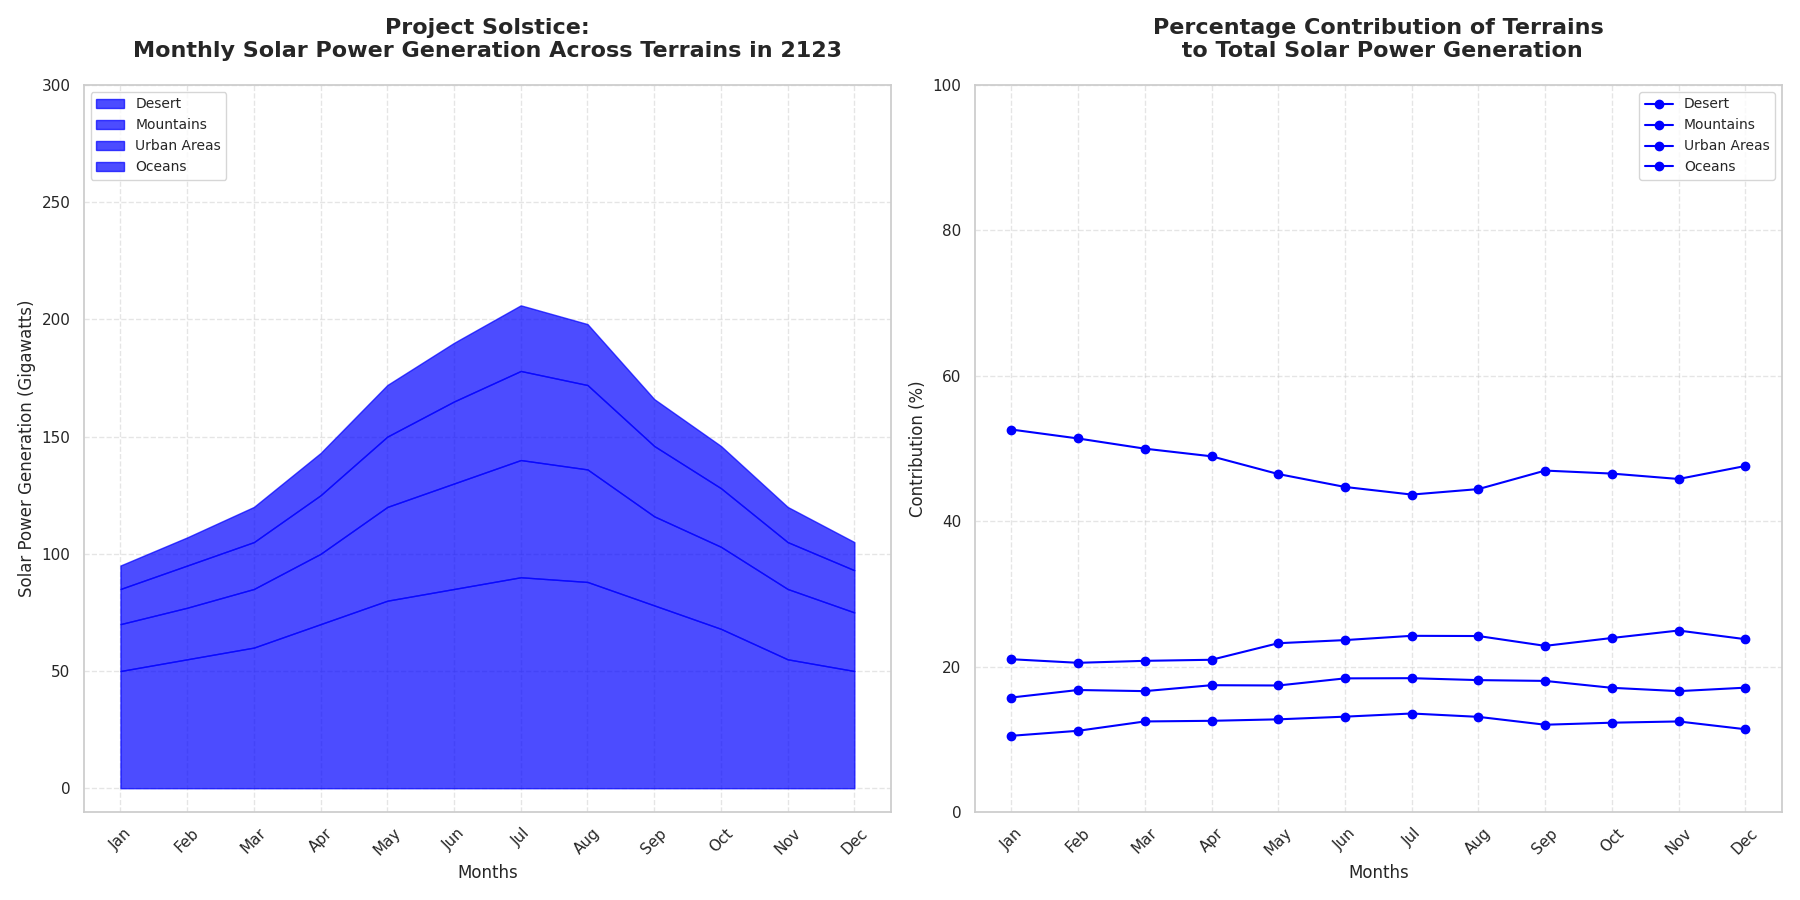

This chart was generated by the following Python code:
import matplotlib.pyplot as plt
import numpy as np

# Define months and solar power generation data for each terrain
months = np.array(["Jan", "Feb", "Mar", "Apr", "May", "Jun", "Jul", "Aug", "Sep", "Oct", "Nov", "Dec"])
desert_generation = np.array([50, 55, 60, 70, 80, 85, 90, 88, 78, 68, 55, 50])
mountains_generation = np.array([20, 22, 25, 30, 40, 45, 50, 48, 38, 35, 30, 25])
urban_generation = np.array([15, 18, 20, 25, 30, 35, 38, 36, 30, 25, 20, 18])
ocean_generation = np.array([10, 12, 15, 18, 22, 25, 28, 26, 20, 18, 15, 12])

# Calculating percentage contributions
total_generation = desert_generation + mountains_generation + urban_generation + ocean_generation
desert_percentage = (desert_generation / total_generation) * 100
mountains_percentage = (mountains_generation / total_generation) * 100
urban_percentage = (urban_generation / total_generation) * 100
ocean_percentage = (ocean_generation / total_generation) * 100

# Create a figure with two subplots
fig, axs = plt.subplots(1, 2, figsize=(18, 9))

# First subplot: Stacked area chart with a single color
axs[0].fill_between(months, 0, desert_generation, color='blue', alpha=0.7)
axs[0].fill_between(months, desert_generation, desert_generation + mountains_generation, color='blue', alpha=0.7)
axs[0].fill_between(months, desert_generation + mountains_generation, desert_generation + mountains_generation + urban_generation, color='blue', alpha=0.7)
axs[0].fill_between(months, desert_generation + mountains_generation + urban_generation, total_generation, color='blue', alpha=0.7)
axs[0].set_title("Project Solstice:\nMonthly Solar Power Generation Across Terrains in 2123", fontsize=16, weight='bold', pad=20)
axs[0].set_xlabel("Months", fontsize=12)
axs[0].set_ylabel("Solar Power Generation (Gigawatts)", fontsize=12)
axs[0].grid(True, linestyle='--', alpha=0.5)
axs[0].set_xticks(months)
axs[0].tick_params(axis='x', rotation=45)
axs[0].set_yticks(np.arange(0, 301, 50))
axs[0].legend(["Desert", "Mountains", "Urban Areas", "Oceans"], loc='upper left', fontsize=10)

# Second subplot: Line chart for percentage contributions with a single color
axs[1].plot(months, desert_percentage, marker='o', linestyle='-', color='blue', label='Desert')
axs[1].plot(months, mountains_percentage, marker='o', linestyle='-', color='blue', label='Mountains')
axs[1].plot(months, urban_percentage, marker='o', linestyle='-', color='blue', label='Urban Areas')
axs[1].plot(months, ocean_percentage, marker='o', linestyle='-', color='blue', label='Oceans')
axs[1].set_title("Percentage Contribution of Terrains\n to Total Solar Power Generation", fontsize=16, weight='bold', pad=20)
axs[1].set_xlabel("Months", fontsize=12)
axs[1].set_ylabel("Contribution (%)", fontsize=12)
axs[1].grid(True, linestyle='--', alpha=0.5)
axs[1].set_xticks(months)
axs[1].tick_params(axis='x', rotation=45)
axs[1].set_yticks(np.arange(0, 101, 20))
axs[1].legend(loc='upper right', fontsize=10)

# Adjust layout
plt.tight_layout()

# Display the plots
plt.show()
